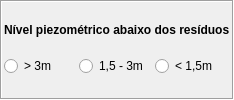
          <widget class="QFrame" name="frame_32">
           <property name="sizePolicy">
            <sizepolicy hsizetype="Preferred" vsizetype="Fixed">
             <horstretch>0</horstretch>
             <verstretch>0</verstretch>
            </sizepolicy>
           </property>
           <property name="frameShape">
            <enum>QFrame::Box</enum>
           </property>
           <property name="frameShadow">
            <enum>QFrame::Sunken</enum>
           </property>
           <layout class="QHBoxLayout" name="horizontalLayout_54" stretch="0">
            <property name="spacing">
             <number>2</number>
            </property>
            <property name="leftMargin">
             <number>2</number>
            </property>
            <property name="topMargin">
             <number>2</number>
            </property>
            <property name="rightMargin">
             <number>2</number>
            </property>
            <property name="bottomMargin">
             <number>2</number>
            </property>
            <item>
             <layout class="QVBoxLayout" name="verticalLayout_71">
              <property name="spacing">
               <number>0</number>
              </property>
              <item>
               <widget class="QLabel" name="lbNivelPiezometrico">
                <property name="sizePolicy">
                 <sizepolicy hsizetype="Preferred" vsizetype="Fixed">
                  <horstretch>0</horstretch>
                  <verstretch>0</verstretch>
                 </sizepolicy>
                </property>
                <property name="text">
                 <string>&lt;html&gt;&lt;head/&gt;&lt;body&gt;&lt;p align=&quot;justify&quot;&gt;&lt;span style=&quot; font-weight:600;&quot;&gt;Nível piezométrico abaixo dos resíduos&lt;/span&gt;&lt;/p&gt;&lt;/body&gt;&lt;/html&gt;</string>
                </property>
               </widget>
              </item>
              <item>
               <layout class="QGridLayout" name="gridLayout_38">
                <property name="verticalSpacing">
                 <number>2</number>
                </property>
                <item row="0" column="0">
                 <widget class="QRadioButton" name="rbNivelPiezometrico_0">
                  <property name="sizePolicy">
                   <sizepolicy hsizetype="Preferred" vsizetype="Fixed">
                    <horstretch>0</horstretch>
                    <verstretch>0</verstretch>
                   </sizepolicy>
                  </property>
                  <property name="text">
                   <string>&gt; 3m</string>
                  </property>
                 </widget>
                </item>
                <item row="0" column="1">
                 <widget class="QRadioButton" name="rbNivelPiezometrico_1">
                  <property name="sizePolicy">
                   <sizepolicy hsizetype="Preferred" vsizetype="Fixed">
                    <horstretch>0</horstretch>
                    <verstretch>0</verstretch>
                   </sizepolicy>
                  </property>
                  <property name="text">
                   <string>1,5 - 3m</string>
                  </property>
                 </widget>
                </item>
                <item row="0" column="2">
                 <widget class="QRadioButton" name="rbNivelPiezometrico_2">
                  <property name="sizePolicy">
                   <sizepolicy hsizetype="Preferred" vsizetype="Fixed">
                    <horstretch>0</horstretch>
                    <verstretch>0</verstretch>
                   </sizepolicy>
                  </property>
                  <property name="text">
                   <string>&lt; 1,5m</string>
                  </property>
                 </widget>
                </item>
               </layout>
              </item>
             </layout>
            </item>
           </layout>
          </widget>
